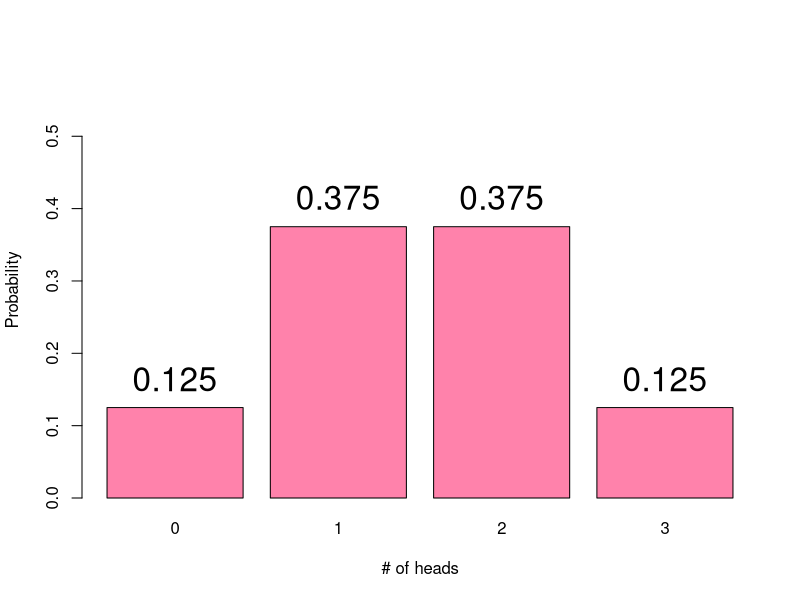
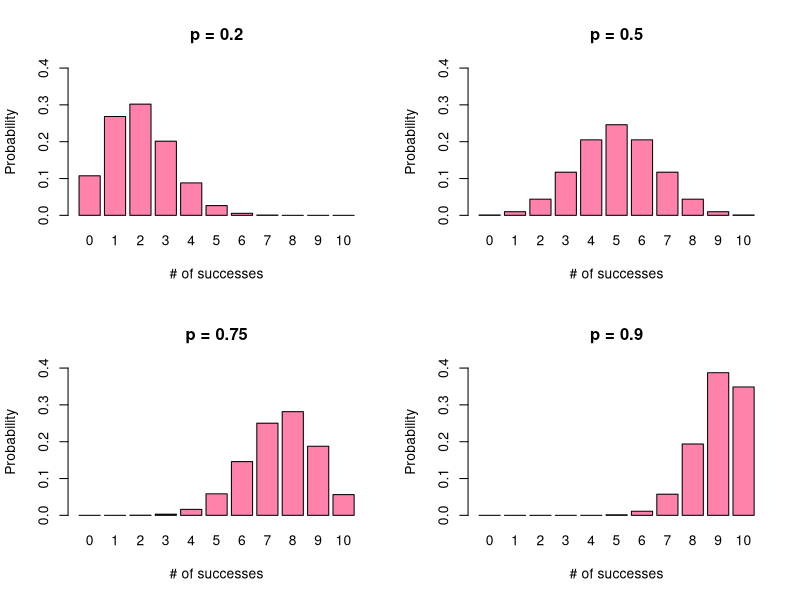
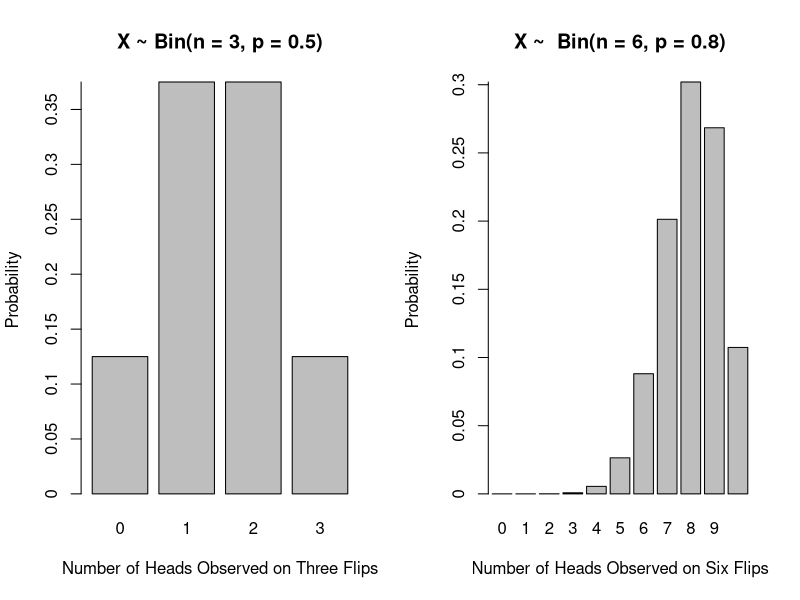
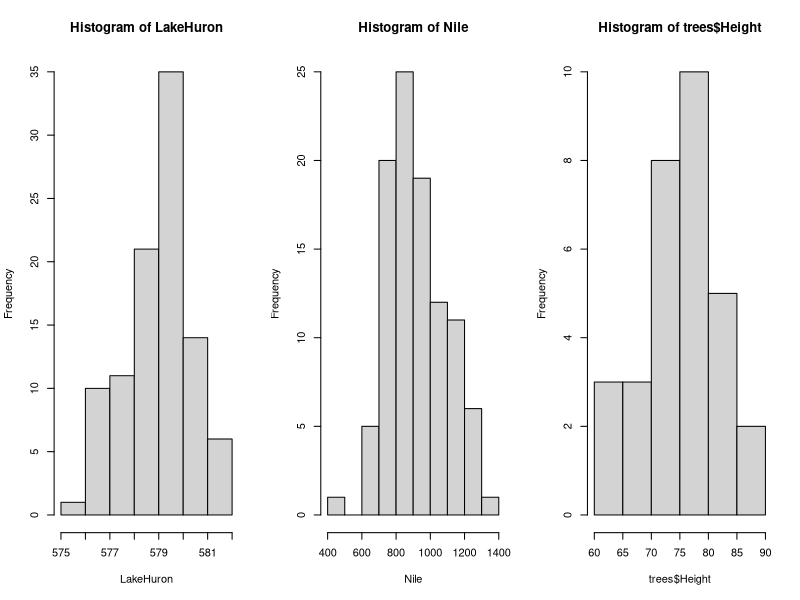
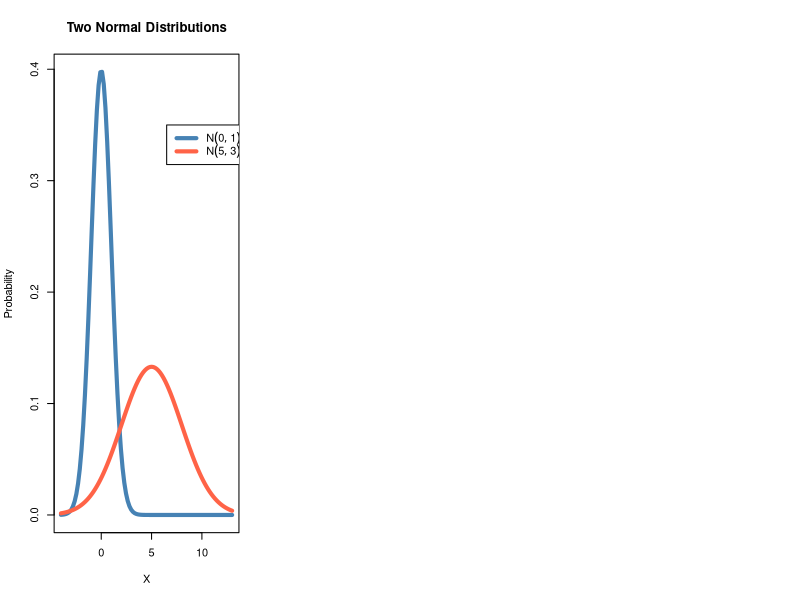
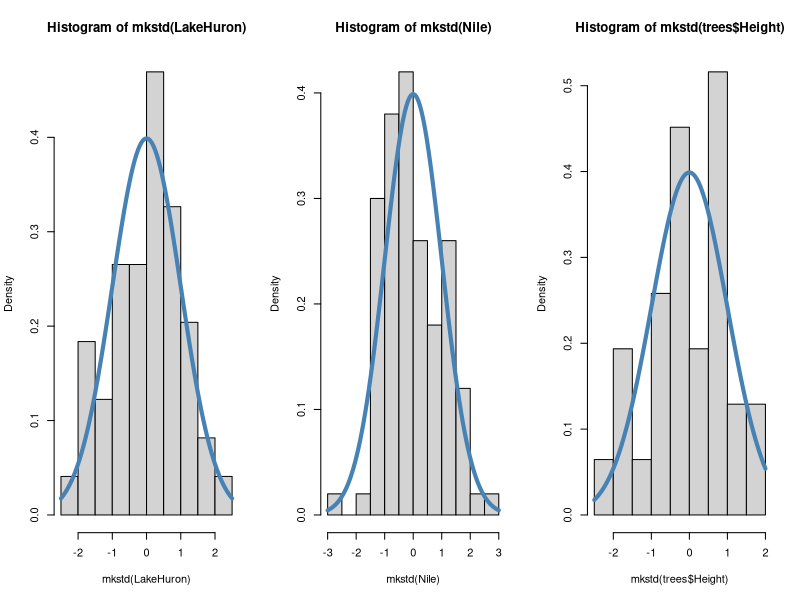
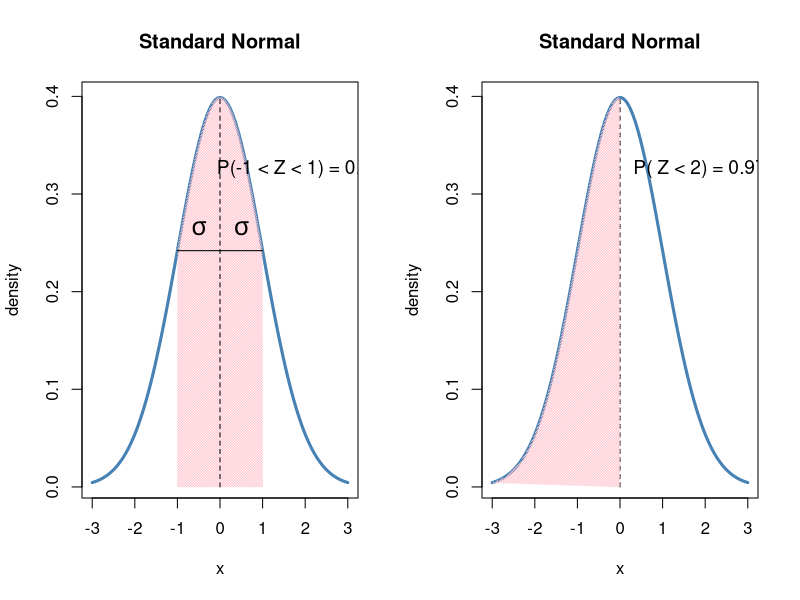
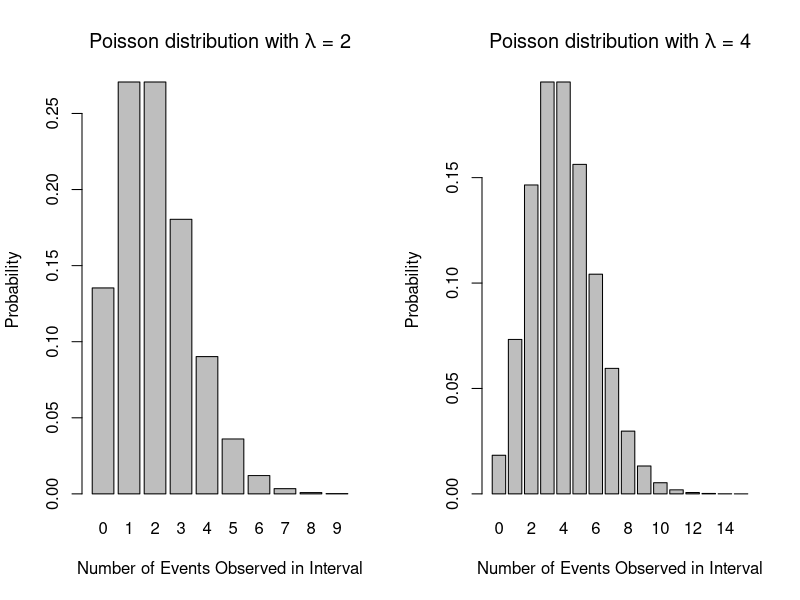

These charts were generated, in order, by the following R code:
## ---- chunk 1
x <- 0:3
y <- dbinom(x, size = 3, prob = 0.5)
scaleFac1 <- sum(y) * 0.2
scaleFac2 <- sum(y) * 0.04
my_bar <- barplot(y, names.arg = x, col = 'palevioletred1',
                      ylim = c(0, max(y) + scaleFac1),
                  xlab = '# of heads',
                  ylab = 'Probability')
text(my_bar, y + scaleFac2, y, cex = 2)
## ---- chunk 2
n <- 10
p <- c(0.2, 0.5, 0.75, 0.9)

par(mfrow = c(2,2))
for (i in 1:length(p)) {
  x <- 0:n
y <- dbinom(x, size = n, prob = p[i])
barplot(y, names.arg = x, col = 'palevioletred1',
                  xlab = '# of successes',
                  ylab = 'Probability',
        ylim = c(0, 0.4),
        main = paste0('p = ', p[i]))
}


## ---- chunk 3
## Why does this need cbind?
knitr::kable(cbind.data.frame('# Heads' = 0:3, 'Probability' = c('1/8', '3/8', '3/8', '1/8')), 
             align = 'c')
## ---- chunk 4
par(mfrow = c(1, 2))
x <- 0:3
y <- dbinom(x, 3, 0.5)
barplot(y, names.arg = x, xlab = 'Number of Heads Observed on Three Flips', ylab = 'Probability', yaxt='n', 
        main = "X ~ Bin(n = 3, p = 0.5)")
axis(side = 2, at = seq(0, 0.45, by = 0.05), pos = c(0, 0), labels = seq(0, 0.45, by = 0.05))

x <- 0:10
y <- dbinom(x, max(x), 0.8)
barplot(y, names.arg = x, xlab = 'Number of Heads Observed on Six Flips', ylab = 'Probability', 
        main = "X ~  Bin(n = 6, p = 0.8)", yaxt='n')
axis(side = 2, at = seq(0, 0.45, by = 0.05), pos = c(0, 0), labels = seq(0, 0.45, by = 0.05))
## ---- chunk 5
par(mfrow = c(1, 3))
hist(LakeHuron)
hist(Nile)
hist(trees$Height)
## ---- chunk 6
curve(dnorm(x, 0, 1), from = -4, to = 13, lwd = 4,
      col = 'steelblue', ylab = 'Probability', xlab = 'X',
      main = "Two Normal Distributions")
curve(dnorm(x, 5, 3), add = TRUE, lwd = 4, col = 'tomato')
legend(x = 6.5, y = 0.35, legend = c(expression(N(0,1)),
                                     expression(N(5,3))),
       lwd = 4, col = c("steelblue", "tomato"))
## ---- chunk 7
par(mfrow = c(1, 3))
mkstd <- function(x) (x-mean(x))/sd(x)
hist(mkstd(LakeHuron), freq = FALSE)
curve(dnorm(x), add = TRUE, col = 'steelblue', lwd = 4)
hist(mkstd(Nile), freq = FALSE)
curve(dnorm(x), add = TRUE, col = 'steelblue', lwd = 4)
hist(mkstd(trees$Height), freq = FALSE)
curve(dnorm(x), add = TRUE, col = 'steelblue', lwd = 4)
## ---- chunk 8
par(mfrow = c(1, 2))
curve(dnorm(x, 0, 1), from = -3, to = 3, lwd = 3, col = 'steelblue',
      ylab = 'density', main = "Standard Normal")
x <- seq(-2, 2, 0.01)
y <- dnorm(x)
z <- 1
#axis(1, at = c(-z, 0, z), labels = c(expression(-z[alpha]), 0, expression(z[alpha])))
polygon(c(-z, x[x > -z & x < z], z ),
        c(0, y[x > -z & x < z], 0), col = 'pink',angle = 45, density = 55,
        border = FALSE)

text(2, 0.325, cex = 1.15,
     labels = expression(paste("P(-", 1, " < Z < ", 1, ") = ", 0.683)))
lines(x = c(-1, 1), y = c(dnorm(1,0,1), dnorm(1,0,1)))
lines(x = c(0,0), y = c(0, dnorm(0, 0, 1)), lty = 2)
text(x = 0.5, y = 0.265, labels = expression(sigma), cex = 1.5)
text(x = -0.5, y = 0.265, labels = expression(sigma), cex = 1.5)

###

curve(dnorm(x, 0, 1), from = -3, to = 3, lwd = 3, col = 'steelblue',
      ylab = 'density', main = "Standard Normal")
lines(x = c(0,0), y = c(0, dnorm(0, 0, 1)), lty = 2)
x <- seq(-3, 0, 0.01)
y <- dnorm(x)
z <- 0
#axis(1, at = c(-z, 0, z), labels = c(expression(-z[alpha]), 0, expression(z[alpha])))
polygon(c(-z, x[x < z], z ),
        c(0, y[x < z], 0), col = 'pink',angle = 45, density = 55,
        border = FALSE)
text(2, 0.325, cex = 1.15,
     labels = expression(paste("P( Z < ", 2, ") = ", 0.978)))


## ---- chunk 9
par(mfrow = c(1, 2))
x <- 0:9
y <- dpois(x, lambda = 2)
barplot(y, names.arg = x, xlab = 'Number of Events Observed in Interval', ylab = 'Probability', main = expression(paste("Poisson distribution with ", lambda, " = 2")))

x <- 0:15
y <- dpois(x, lambda = 4)
barplot(y, names.arg = x, xlab = 'Number of Events Observed in Interval', ylab = 'Probability', main = expression(paste("Poisson distribution with ", lambda, " = 4")))
